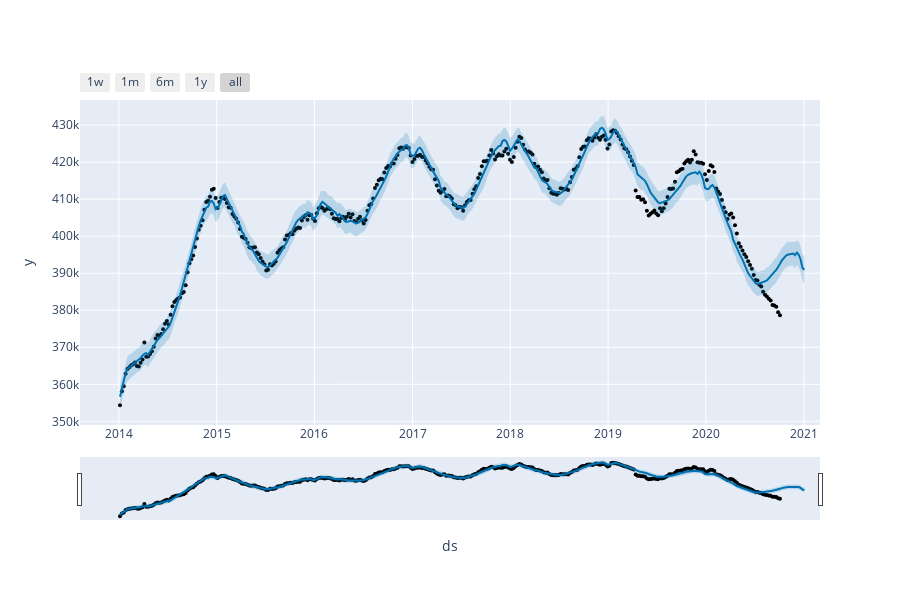

Here is the notebook cell this chart was saved with:
### Code cell
from prophet.plot import plot_plotly
plot_plotly(m,forecast.reset_index())

### Figure 1 — Plotly figure (JSON) as saved in the notebook; plotly's stock layout.template omitted (floating-point values rounded to 4 significant figures; data arrays with more than 128 entries replaced by an {"elided": "..."} marker saying what was removed)
{"data": [{"marker": {"color": "black", "size": 4}, "mode": "markers", "name": "Actual", "type": "scatter", "x": {"elided": "353 str values"}, "y": {"elided": "353 int values"}}, {"hoverinfo": "skip", "line": {"width": 0}, "mode": "lines", "type": "scatter", "x": {"elided": "366 str values"}, "y": {"elided": "366 float values"}}, {"fill": "tonexty", "fillcolor": "rgba(0, 114, 178, 0.2)", "line": {"color": "#0072B2", "width": 2}, "mode": "lines", "name": "Predicted", "type": "scatter", "x": {"elided": "366 str values"}, "y": {"elided": "366 float values"}}, {"fill": "tonexty", "fillcolor": "rgba(0, 114, 178, 0.2)", "hoverinfo": "skip", "line": {"width": 0}, "mode": "lines", "type": "scatter", "x": {"elided": "366 str values"}, "y": {"elided": "366 float values"}}], "layout": {"height": 600, "showlegend": false, "width": 900, "xaxis": {"rangeselector": {"buttons": [{"count": 7, "label": "1w", "step": "day", "stepmode": "backward"}, {"count": 1, "label": "1m", "step": "month", "stepmode": "backward"}, {"count": 6, "label": "6m", "step": "month", "stepmode": "backward"}, {"count": 1, "label": "1y", "step": "year", "stepmode": "backward"}, {"step": "all"}]}, "rangeslider": {"visible": true}, "title": {"text": "ds"}, "type": "date"}, "yaxis": {"title": {"text": "y"}}}}
